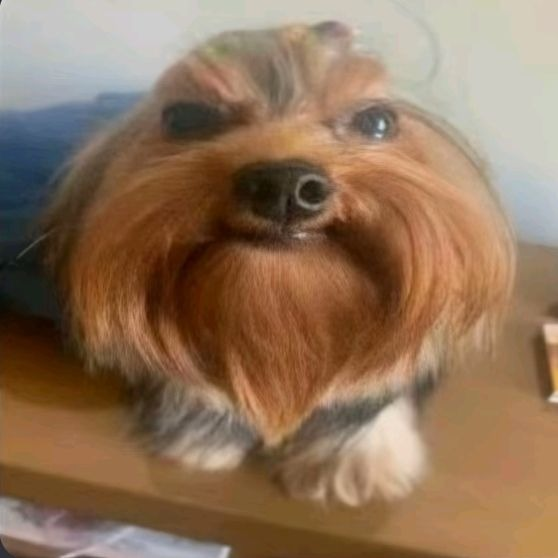
#> input picture fofo.jpeg, 558 x 558 px
$ python translacao_img.py
#> lines starting #> are read from the running program, lines starting #| are printed output that depends on the picture
import cv2 as cv
import numpy as np

imagem = cv.imread('fofo.jpeg')
#> imagem is the input picture: shape (558, 558, 3); mean B, G, R 90.6, 115.8, 144.1
largura = imagem.shape[0] #x da img
#> largura = 558
altura = imagem.shape[1] #y da img
#> altura = 558

tx = float(input('\n\t\tTranslação em x: '))
#> the answer given: 3
ty = float(input('\t\tTranslação em y: '))
#> the answer given: 3

Matriz_B = np.zeros_like(imagem) # criar matriz vazia p/ adicionar os novos pontos

for i in range(largura):
    for j in range(altura):
        x = i + tx
        y = j + ty
        if 0 <= x < altura and 0 <= y < largura:
            Matriz_B[int(x),int(y)] = imagem[i,j]
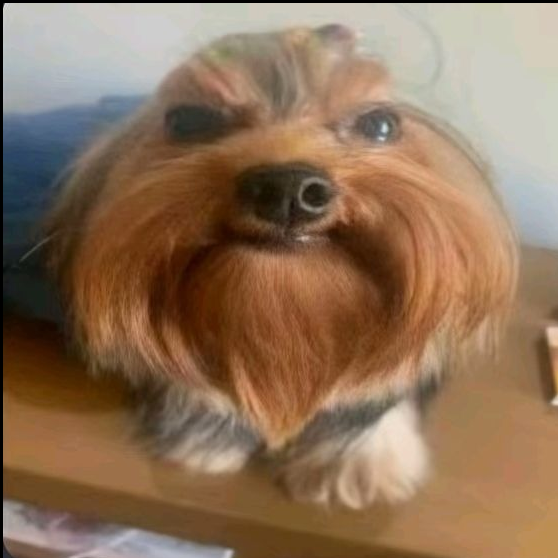
#> Matriz_B: shape (558, 558, 3); mean B, G, R 89.4, 114.3, 142.3

cv.imshow('',  Matriz_B)
cv.waitKey(0)
